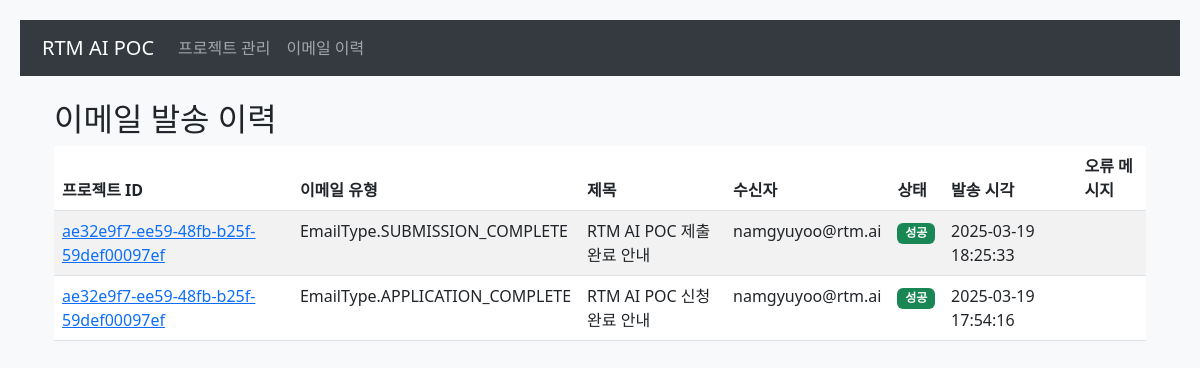
Before: /email-history with the older database file.
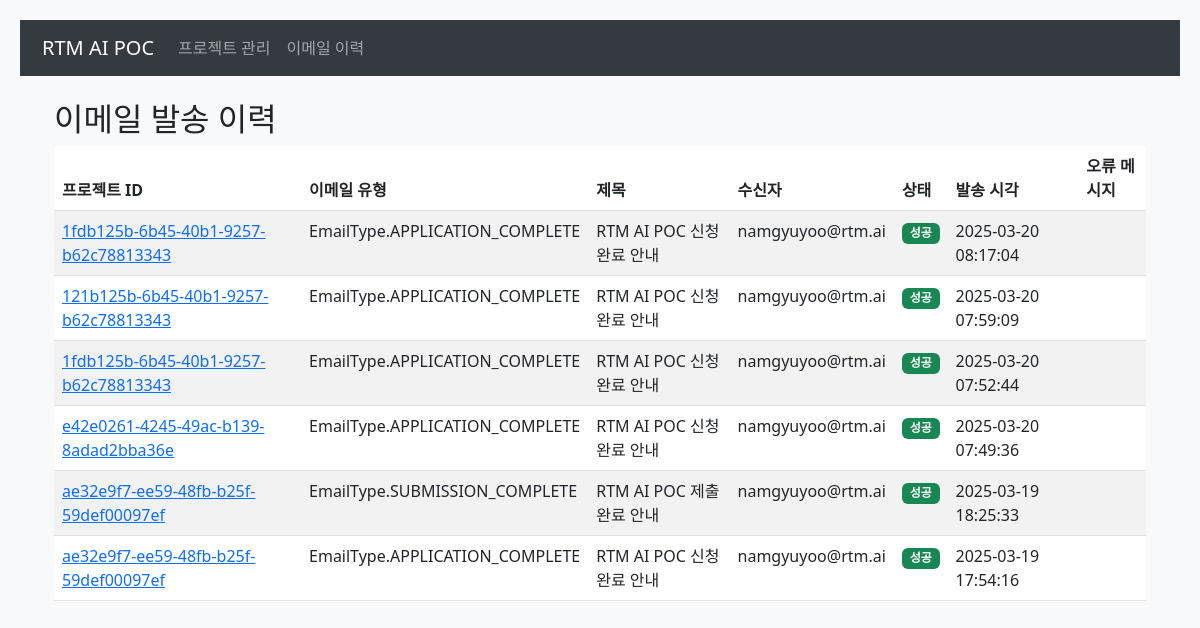
After: the same page with the newer database file.
### app/models.py (models this page shows)
class EmailHistory(db.Model):
    id = db.Column(db.Integer, primary_key=True)
    project_id = db.Column(db.String(36), db.ForeignKey('project.id'), nullable=False)
    email_type = db.Column(db.Enum(EmailType), nullable=False)
    subject = db.Column(db.String(200), nullable=False)
    recipient = db.Column(db.String(120), nullable=False)
    status = db.Column(db.String(20), nullable=False)  # success, failed
    error_message = db.Column(db.Text)
    sent_at = db.Column(db.DateTime, nullable=False, default=datetime.utcnow)
    project = db.relationship('Project', backref=db.backref('email_history', lazy=True))

### app/routes.py (the view)
@bp.route('/email-history')
def email_history():
    try:
        history = EmailHistory.query.order_by(EmailHistory.sent_at.desc()).all()
        return render_template('email_history.html', history=history)
    except Exception as e:
        logging.error(f"Error fetching email history: {str(e)}")
        return jsonify({'error': str(e)}), 500

### app/templates/email_history.html (shortened to what this page needs)
{% extends "base.html" %}
{% block content %}
<div class="container mt-4">
    <h2>이메일 발송 이력</h2>
    <div class="table-responsive">
        <table class="table table-striped">
            <thead>
                <tr>
                    <th>프로젝트 ID</th>
                    <th>이메일 유형</th>
                    <th>제목</th>
                    <th>수신자</th>
                    <th>상태</th>
                    <th>발송 시각</th>
                    <th>오류 메시지</th>
                </tr>
            </thead>
            <tbody>
                {% for record in history %}
                <tr>
                    <td>
                        <a href="{{ url_for('main.project_detail', project_id=record.project_id) }}">
                            {{ record.project_id }}
                        </a>
                    </td>
                    <td>{{ record.email_type }}</td>
                    <td>{{ record.subject }}</td>
                    <td>{{ record.recipient }}</td>
                    <td>
                        {% if record.status == 'success' %}
                        <span class="badge bg-success">성공</span>
                        {% else %}
                        <span class="badge bg-danger">실패</span>
                        {% endif %}
                    </td>
                    <td>{{ record.sent_at.strftime('%Y-%m-%d %H:%M:%S') }}</td>
                    <td>
                    </td>
                </tr>
                {% endfor %}
            </tbody>
        </table>
    </div>
</div>
{% endblock %}

### app/templates/base.html (shortened to what this page needs)
<!DOCTYPE html>
<html lang="ko">
<head>
    <link href="https://cdn.jsdelivr.net/npm/bootstrap@5.3.0/dist/css/bootstrap.min.css" rel="stylesheet">
    <link rel="stylesheet" href="https://cdnjs.cloudflare.com/ajax/libs/font-awesome/5.15.4/css/all.min.css">
    <link rel="stylesheet" href="https://cdn.jsdelivr.net/npm/bootstrap-icons@1.7.2/font/bootstrap-icons.css">
</head>
<body>
    <nav class="navbar navbar-expand-lg navbar-dark navbar-custom">
        <div class="container">
            <a class="navbar-brand" href="/">RTM AI POC</a>
            <div class="collapse navbar-collapse" id="navbarNav">
                <ul class="navbar-nav">
                    <li class="nav-item">
                        <a class="nav-link" href="/projects">프로젝트 관리</a>
                    </li>
                    <li class="nav-item">
                        <a class="nav-link" href="/email-history">이메일 이력</a>
                    </li>
                </ul>
            </div>
        </div>
    </nav>
    <div class="container mt-4">
        {% block content %}{% endblock %}
    </div>
</body>
</html>

### app/templates/base.html (style rules this page uses)
body { background-color: #f8f9fa; padding: 20px; }
.navbar-custom { background-color: #343a40; }

Changed rows visible on the page:
added EmailHistory: project_id "1fdb125b-6b45-40b1-9257-b62c78813343", email_type "EmailType.APPLICATION_COMPLETE", subject "RTM AI POC 신청 완료 안내", recipient "namgyuyoo@rtm.ai", status "성공", sent_at "2025-03-20 08:17:04"
added EmailHistory: project_id "121b125b-6b45-40b1-9257-b62c78813343", email_type "EmailType.APPLICATION_COMPLETE", subject "RTM AI POC 신청 완료 안내", recipient "namgyuyoo@rtm.ai", status "성공", sent_at "2025-03-20 07:59:09"
added EmailHistory: project_id "1fdb125b-6b45-40b1-9257-b62c78813343", email_type "EmailType.APPLICATION_COMPLETE", subject "RTM AI POC 신청 완료 안내", recipient "namgyuyoo@rtm.ai", status "성공", sent_at "2025-03-20 07:52:44"
added EmailHistory: project_id "e42e0261-4245-49ac-b139-8adad2bba36e", email_type "EmailType.APPLICATION_COMPLETE", subject "RTM AI POC 신청 완료 안내", recipient "namgyuyoo@rtm.ai", status "성공", sent_at "2025-03-20 07:49:36"
